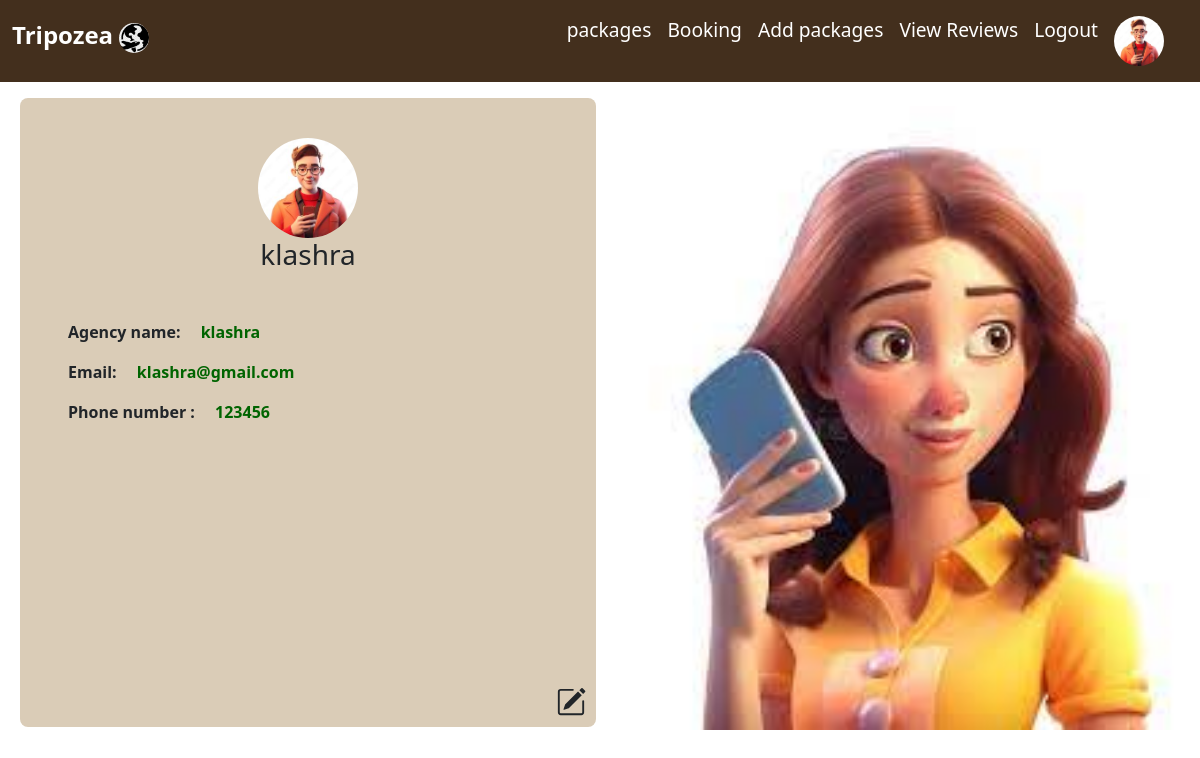
Page /agency_profile (signed in) on the committed database.
### app1/models.py (models this page shows, shortened)
class Agency(models.Model):
    login_id = models.ForeignKey(All_login, on_delete=models.CASCADE)
    name = models.CharField(max_length=50)
    email = models.EmailField(max_length=50)
    phone = models.IntegerField(null=True,blank=True)
    image = models.FileField()
    document = models.FileField()

### app1/views.py (the view)
# urls.py: path('agency_profile',views.agency_profile,name="agency_profile"),
def agency_profile(request):
    data = Agency.objects.get(login_id=request.user.id)
    return render(request,'agency/agency_profile.html',{'data':data})

### template/agency/agency_profile.html (shortened to what this page needs)
<html lang="en">
<head>
    {% load static %}
    <link href="https://cdn.jsdelivr.net/npm/bootstrap@5.3.3/dist/css/bootstrap.min.css" rel="stylesheet">
</head>
<body>
    <nav class="navbar navbar-expand-lg mainav">
      <div class="container-fluid">
        <a class="navbar-brand lists" href="#"><h4 style="font-weight: 800;" >Tripozea
          <img style="width: 30px;border-radius: 50%;height: 30px;" src="{% static 'images/travelicon.jpg' %}" alt=""></h4>
          </a>
        <div class="collapse navbar-collapse justify-content-end me-3" id="navbarNav">
          <ul class="navbar-nav">
            <li class="nav-item">
              <a class="nav-link " aria-current="page" href=""></a>
            </li>
            <li class="nav-item">
              <a class="nav-link" href="{% url 'all_packages' %}">packages</a>
            </li>
            <li class="nav-item">
              <a class="nav-link" href="{% url 'all_bookings' %}">Booking</a>
            </li>
            <li class="nav-item">
              <a class="nav-link" href="{% url 'add_package' %}">Add packages</a>
            </li>
            <li class="nav-item">
              <a class="nav-link" href="{% url 'user_reviews' %}">View Reviews</a>
            </li>
            <li class="nav-item">
              <a class="nav-link" href="{% url 'all_logout' %}">Logout</a>
            </li>
            <li class="nav-item">
              <a class="nav-link" href="{% url 'agency_profile' %}"><img style="border-radius: 50%;width: 50px;" src="{{ data.image.url }}" alt=""></a>
            </li>
          </ul>
        </div>
      </div>
    </nav>
      <div class="full-page-container" style="margin: 0;">
        <div class="row">
          <div class="col-6">
            <div style="background-color: #daccb7;border-radius: 8px;width: 100%;height: 97%;margin-left: 20px;position: relative;" class="col-6 mt-3 ">
              <div >
                  <div class="text-center"><img style="border-radius: 50%;width: 100px;margin-top: 40px;" src="{{ data.image.url }}" alt=""></div>
                  <div style="font-weight: 600;" class="text-center"><h3>{{ data.name }}</h3></div>
              </div>
              <div class="mt-5 ms-5">
                <p style="font-weight: 600;">Agency name:  <span style="color: darkgreen;" class="ms-3">{{ data.name }}</span>
                <p style="font-weight: 600;">Email: <span style="color: darkgreen;" class="ms-3">{{ data.email }}</span>
                <p style="font-weight: 600;">Phone number : <span style="color: darkgreen;" class="ms-3">{{ data.phone }}</span>
              </div>
              <div style="position: absolute; bottom: 10px; right: 10px;">
              </div>
          </div>
        </div>
          <div class="col-6 mt-4">
              <div>
                <img style="width: 100%; height: 100%; object-fit: cover;border-radius: 8px;margin-left: 15px;" src="{{ data.document.url }}" alt="Document Image">
            </div>
          </div>
        </div>
      </div>
</body>
</html>

### template/agency/agency_profile.html (style rules this page uses)
.mainav { background-color: #432F1D; }
.lists { color: white; font-size: larger; }
.nav-link { color: white; font-size: larger; }
.full-page-container { display: flex; height: 78%; width: 100%; }
.full-page-container > div { width: 100%; }

### rows in the picture
Agency: image (picture), name "klashra", email "klashra@gmail.com", phone "123456", document (picture)
